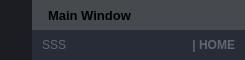
        <widget class="QFrame" name="frame_top">
         <property name="maximumSize">
          <size>
           <width>16777215</width>
           <height>60</height>
          </size>
         </property>
         <property name="styleSheet">
          <string notr="true">background-color: transparent;</string>
         </property>
         <property name="frameShape">
          <enum>QFrame::NoFrame</enum>
         </property>
         <property name="frameShadow">
          <enum>QFrame::Raised</enum>
         </property>
         <layout class="QHBoxLayout" name="horizontalLayout_3">
          <property name="spacing">
           <number>0</number>
          </property>
          <property name="leftMargin">
           <number>0</number>
          </property>
          <property name="topMargin">
           <number>0</number>
          </property>
          <property name="rightMargin">
           <number>0</number>
          </property>
          <property name="bottomMargin">
           <number>0</number>
          </property>
          <item>
           <widget class="QFrame" name="frame_toggle">
            <property name="maximumSize">
             <size>
              <width>70</width>
              <height>16777215</height>
             </size>
            </property>
            <property name="styleSheet">
             <string notr="true">background-color: rgb(27, 29, 35);</string>
            </property>
            <property name="frameShape">
             <enum>QFrame::NoFrame</enum>
            </property>
            <property name="frameShadow">
             <enum>QFrame::Raised</enum>
            </property>
            <layout class="QVBoxLayout" name="verticalLayout_3">
             <property name="spacing">
              <number>0</number>
             </property>
             <property name="leftMargin">
              <number>0</number>
             </property>
             <property name="topMargin">
              <number>0</number>
             </property>
             <property name="rightMargin">
              <number>0</number>
             </property>
             <property name="bottomMargin">
              <number>0</number>
             </property>
             <item>
              <widget class="QPushButton" name="btn_toggle_menu">
               <property name="sizePolicy">
                <sizepolicy hsizetype="Expanding" vsizetype="Expanding">
                 <horstretch>0</horstretch>
                 <verstretch>0</verstretch>
                </sizepolicy>
               </property>
               <property name="styleSheet">
                <string notr="true">QPushButton {
	background-image: url(:/24x24/icons/24x24/cil-menu.png);
	background-position: center;
	background-repeat: no-reperat;
	border: none;
	background-color: rgb(27, 29, 35);
}
QPushButton:hover {
	background-color: rgb(33, 37, 43);
}
QPushButton:pressed {	
	background-color: rgb(85, 170, 255);
}</string>
               </property>
               <property name="text">
                <string/>
               </property>
              </widget>
             </item>
            </layout>
           </widget>
          </item>
          <item>
           <widget class="QFrame" name="frame_top_right">
            <property name="styleSheet">
             <string notr="true">background: transparent;</string>
            </property>
            <property name="frameShape">
             <enum>QFrame::NoFrame</enum>
            </property>
            <property name="frameShadow">
             <enum>QFrame::Raised</enum>
            </property>
            <layout class="QVBoxLayout" name="verticalLayout_2">
             <property name="spacing">
              <number>0</number>
             </property>
             <property name="leftMargin">
              <number>0</number>
             </property>
             <property name="topMargin">
              <number>0</number>
             </property>
             <property name="rightMargin">
              <number>0</number>
             </property>
             <property name="bottomMargin">
              <number>0</number>
             </property>
             <item>
              <widget class="QFrame" name="frame_top_btns">
               <property name="maximumSize">
                <size>
                 <width>16777215</width>
                 <height>30</height>
                </size>
               </property>
               <property name="styleSheet">
                <string notr="true">background-color: rgba(33, 37, 43, 150);</string>
               </property>
               <property name="frameShape">
                <enum>QFrame::NoFrame</enum>
               </property>
               <property name="frameShadow">
                <enum>QFrame::Raised</enum>
               </property>
               <layout class="QHBoxLayout" name="horizontalLayout_4">
                <property name="spacing">
                 <number>0</number>
                </property>
                <property name="leftMargin">
                 <number>0</number>
                </property>
                <property name="topMargin">
                 <number>0</number>
                </property>
                <property name="rightMargin">
                 <number>0</number>
                </property>
                <property name="bottomMargin">
                 <number>0</number>
                </property>
                <item>
                 <widget class="QFrame" name="frame_label_top_btns">
                  <property name="frameShape">
                   <enum>QFrame::NoFrame</enum>
                  </property>
                  <property name="frameShadow">
                   <enum>QFrame::Raised</enum>
                  </property>
                  <layout class="QHBoxLayout" name="horizontalLayout_10">
                   <property name="spacing">
                    <number>0</number>
                   </property>
                   <property name="leftMargin">
                    <number>8</number>
                   </property>
                   <property name="topMargin">
                    <number>0</number>
                   </property>
                   <property name="rightMargin">
                    <number>10</number>
                   </property>
                   <property name="bottomMargin">
                    <number>0</number>
                   </property>
                   <item>
                    <widget class="QLabel" name="label_title_bar_top">
                     <property name="font">
                      <font>
                       <family>Segoe UI</family>
                       <pointsize>10</pointsize>
                       <weight>75</weight>
                       <bold>true</bold>
                      </font>
                     </property>
                     <property name="styleSheet">
                      <string notr="true">background: transparent;
margin-left: 5px;</string>
                     </property>
                     <property name="text">
                      <string>Main Window </string>
                     </property>
                    </widget>
                   </item>
                   <item>
                    <widget class="QFrame" name="frame_icon_top_bar">
                     <property name="maximumSize">
                      <size>
                       <width>30</width>
                       <height>30</height>
                      </size>
                     </property>
                     <property name="styleSheet">
                      <string notr="true">background: transparent;

background-position: center;
background-repeat: no-repeat;</string>
                     </property>
                     <property name="frameShape">
                      <enum>QFrame::StyledPanel</enum>
                     </property>
                     <property name="frameShadow">
                      <enum>QFrame::Raised</enum>
                     </property>
                    </widget>
                   </item>
                  </layout>
                 </widget>
                </item>
                <item>
                 <widget class="QFrame" name="frame_btns_right">
                  <property name="maximumSize">
                   <size>
                    <width>120</width>
                    <height>16777215</height>
                   </size>
                  </property>
                  <property name="frameShape">
                   <enum>QFrame::NoFrame</enum>
                  </property>
                  <property name="frameShadow">
                   <enum>QFrame::Raised</enum>
                  </property>
                  <layout class="QHBoxLayout" name="horizontalLayout_5">
                   <property name="spacing">
                    <number>0</number>
                   </property>
                   <property name="leftMargin">
                    <number>0</number>
                   </property>
                   <property name="topMargin">
                    <number>0</number>
                   </property>
                   <property name="rightMargin">
                    <number>0</number>
                   </property>
                   <property name="bottomMargin">
                    <number>0</number>
                   </property>
                   <item>
                    <widget class="QPushButton" name="btn_minimize">
                     <property name="sizePolicy">
                      <sizepolicy hsizetype="Minimum" vsizetype="Expanding">
                       <horstretch>0</horstretch>
                       <verstretch>0</verstretch>
                      </sizepolicy>
                     </property>
                     <property name="toolTip">
                      <string>Minimize</string>
                     </property>
                     <property name="styleSheet">
                      <string notr="true">QPushButton {	
	border: none;
	background-color: transparent;
}
QPushButton:hover {
	background-color: rgb(44, 49, 60)
}
QPushButton:pressed {	
	background-color: rgb(85, 170, 255);
}</string>
                     </property>
                     <property name="text">
                      <string/>
                     </property>
                     <property name="icon">
                      <iconset resource="files.qrc">
                       <normaloff>:/16x16/icons/16x16/cil-window-minimize.png</normaloff>:/16x16/icons/16x16/cil-window-minimize.png</iconset>
                     </property>
                    </widget>
                   </item>
                   <item>
                    <widget class="QPushButton" name="btn_maximize_restore">
                     <property name="sizePolicy">
                      <sizepolicy hsizetype="Minimum" vsizetype="Expanding">
                       <horstretch>0</horstretch>
                       <verstretch>0</verstretch>
                      </sizepolicy>
                     </property>
                     <property name="toolTip">
                      <string>Maximize</string>
                     </property>
                     <property name="styleSheet">
                      <string notr="true">QPushButton {	
	border: none;
	background-color: transparent;
}
QPushButton:hover {
	background-color: rgb(44, 49, 60)
}
QPushButton:pressed {	
	background-color: rgb(85, 170, 255);
}</string>
                     </property>
                     <property name="text">
                      <string/>
                     </property>
                     <property name="icon">
                      <iconset resource="files.qrc">
                       <normaloff>:/16x16/icons/16x16/cil-window-maximize.png</normaloff>:/16x16/icons/16x16/cil-window-maximize.png</iconset>
                     </property>
                    </widget>
                   </item>
                   <item>
                    <widget class="QPushButton" name="btn_close">
                     <property name="sizePolicy">
                      <sizepolicy hsizetype="Minimum" vsizetype="Expanding">
                       <horstretch>0</horstretch>
                       <verstretch>0</verstretch>
                      </sizepolicy>
                     </property>
                     <property name="toolTip">
                      <string>Close</string>
                     </property>
                     <property name="styleSheet">
                      <string notr="true">QPushButton {	
	border: none;
	background-color: transparent;
}
QPushButton:hover {
	background-color: rgb(44, 49, 60)
}
QPushButton:pressed {	
	background-color: rgb(85, 170, 255);
}</string>
                     </property>
                     <property name="text">
                      <string/>
                     </property>
                     <property name="icon">
                      <iconset resource="files.qrc">
                       <normaloff>:/16x16/icons/16x16/cil-x.png</normaloff>:/16x16/icons/16x16/cil-x.png</iconset>
                     </property>
                    </widget>
                   </item>
                  </layout>
                 </widget>
                </item>
               </layout>
              </widget>
             </item>
             <item>
              <widget class="QFrame" name="frame_top_info">
               <property name="styleSheet">
                <string notr="true">background-color: rgb(39, 44, 54);</string>
               </property>
               <property name="frameShape">
                <enum>QFrame::NoFrame</enum>
               </property>
               <property name="frameShadow">
                <enum>QFrame::Raised</enum>
               </property>
               <layout class="QHBoxLayout" name="horizontalLayout_8">
                <property name="spacing">
                 <number>0</number>
                </property>
                <property name="leftMargin">
                 <number>10</number>
                </property>
                <property name="topMargin">
                 <number>0</number>
                </property>
                <property name="rightMargin">
                 <number>10</number>
                </property>
                <property name="bottomMargin">
                 <number>0</number>
                </property>
                <item>
                 <widget class="QLabel" name="label_top_info_1">
                  <property name="font">
                   <font>
                    <family>Segoe UI</family>
                   </font>
                  </property>
                  <property name="styleSheet">
                   <string notr="true">color: rgb(98, 103, 111);</string>
                  </property>
                  <property name="text">
                   <string>SSS</string>
                  </property>
                 </widget>
                </item>
                <item>
                 <widget class="QLabel" name="label_top_info_2">
                  <property name="minimumSize">
                   <size>
                    <width>0</width>
                    <height>0</height>
                   </size>
                  </property>
                  <property name="maximumSize">
                   <size>
                    <width>250</width>
                    <height>16777215</height>
                   </size>
                  </property>
                  <property name="font">
                   <font>
                    <family>Segoe UI</family>
                    <weight>75</weight>
                    <bold>true</bold>
                   </font>
                  </property>
                  <property name="styleSheet">
                   <string notr="true">color: rgb(98, 103, 111);</string>
                  </property>
                  <property name="text">
                   <string>| HOME</string>
                  </property>
                  <property name="alignment">
                   <set>Qt::AlignRight|Qt::AlignTrailing|Qt::AlignVCenter</set>
                  </property>
                 </widget>
                </item>
               </layout>
              </widget>
             </item>
            </layout>
           </widget>
          </item>
         </layout>
        </widget>
